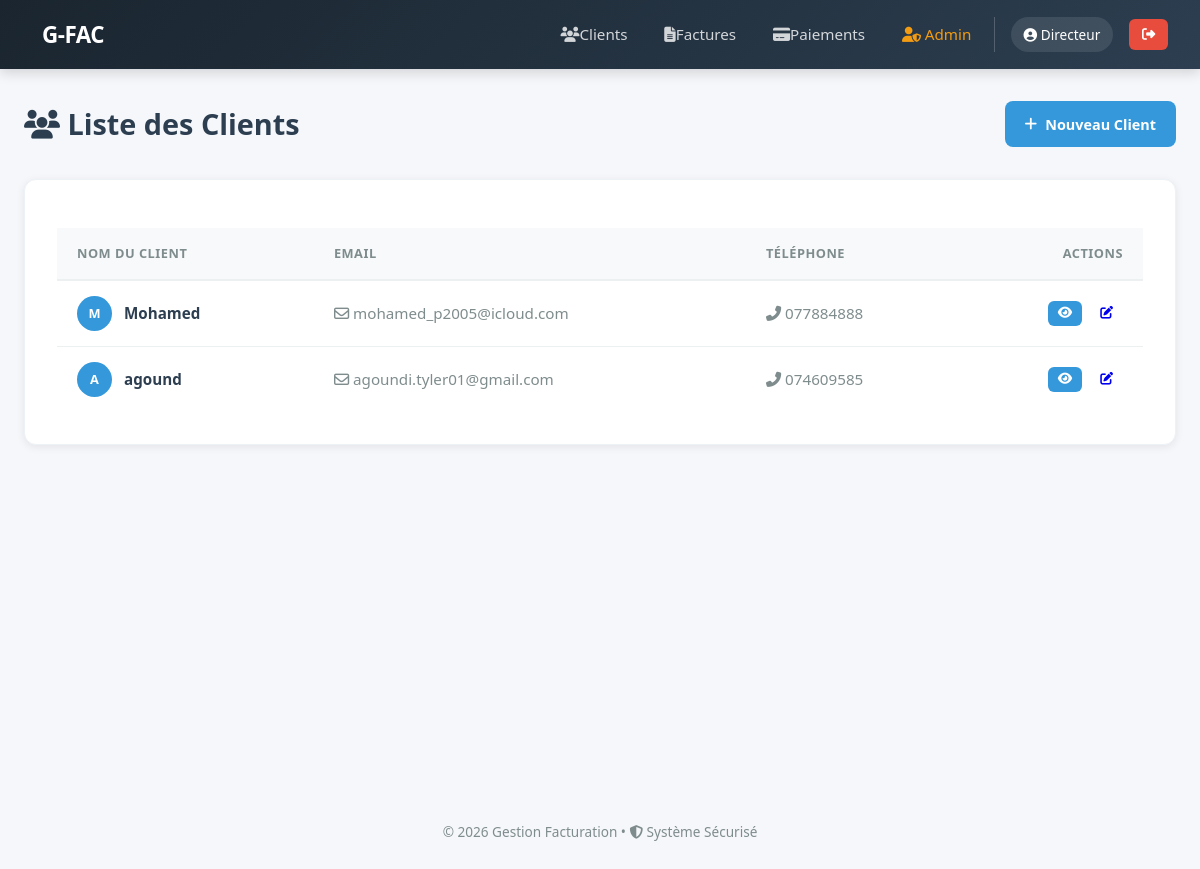
Page /clients/ (signed in) on the earlier database version.
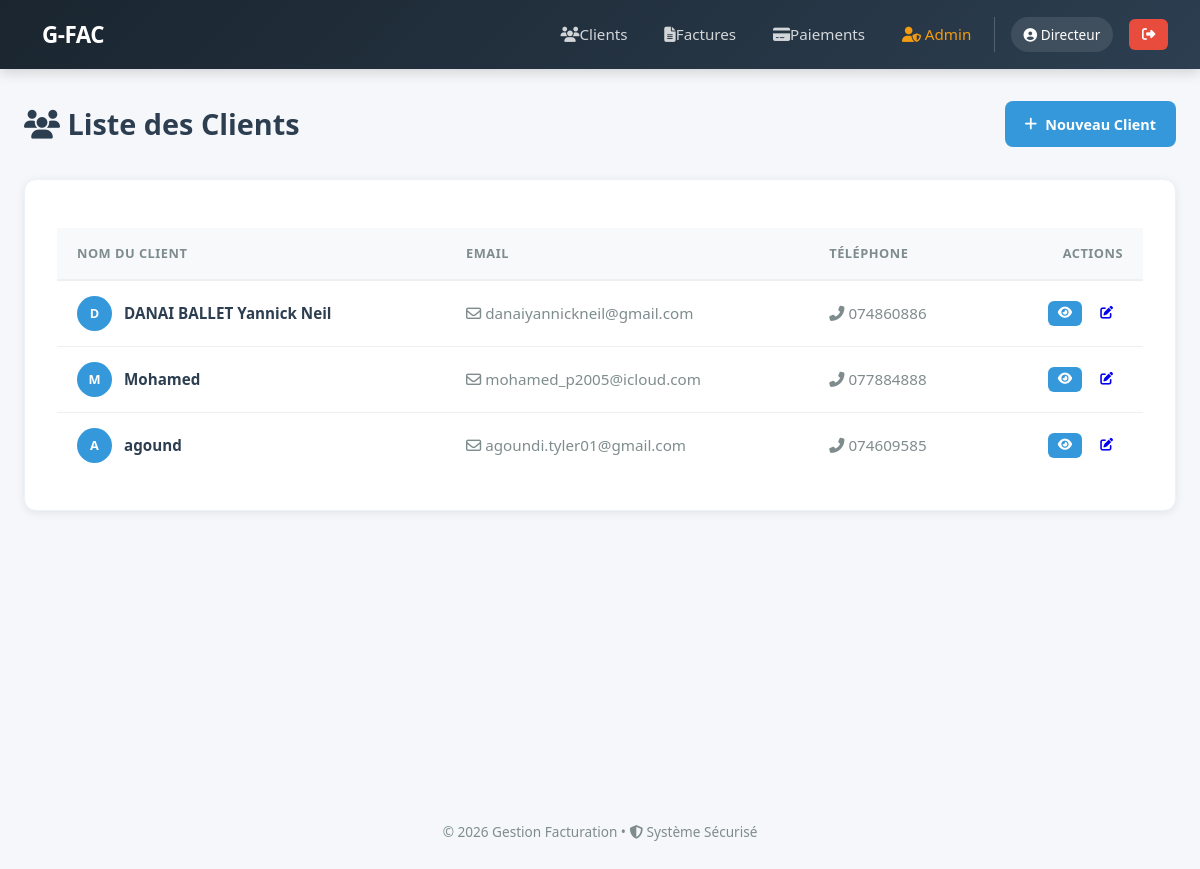
Same page on the later database version.
### clients/models.py (models this page shows, shortened)
class Client(models.Model):
    nom        = models.CharField(max_length=200)
    email      = models.EmailField(unique=True)
    telephone  = models.CharField(max_length=20, blank=True)
    adresse    = models.TextField(blank=True)
    created_at = models.DateTimeField(auto_now_add=True)
    updated_at = models.DateTimeField(auto_now=True)
    class Meta:
        ordering = ('-created_at',)

### clients/views.py (the view)
# urls.py: path('',              views.client_list,   name='client_list'),
@login_required
def client_list(request):
    clients = Client.objects.all()
    return render(request, 'clients/client_list.html', {'clients': clients})

### templates/clients/client_list.html (shortened to what this page needs)
{% extends 'base.html' %}
{% block content %}
<div class="list-header">
    <h1><i class="fas fa-users"></i> Liste des Clients</h1>
    <a href="{% url 'client_create' %}" class="btn btn-primary">
        <i class="fas fa-plus"></i> Nouveau Client
    </a>
</div>
<div class="table-container card">
    <table>
        <thead>
            <tr>
                <th>Nom du Client</th>
                <th>Email</th>
                <th>Téléphone</th>
                <th style="text-align: right;">Actions</th>
            </tr>
        </thead>
        <tbody>
            {% for client in clients %}
            <tr>
                <td>
                    <div class="client-info">
                        <div class="avatar">
                            {{ client.nom|slice:":1"|upper }}
                        </div>
                        <span style="font-weight: 600;">{{ client.nom }}</span>
                    </div>
                </td>
                <td>
                    <a href="mailto:{{ client.email }}" class="contact-link">
                        <i class="far fa-envelope"></i> {{ client.email }}
                    </a>
                </td>
                <td>
                    {% if client.telephone %}
                        <span class="contact-link"><i class="fas fa-phone-alt"></i> {{ client.telephone }}</span>
                    {% else %}
                        <span style="color: #bdc3c7; font-style: italic;">Non renseigné</span>
                    {% endif %}
                </td>
                <td>
                    <div class="action-btns">
                        <a href="{% url 'client_detail' client.pk %}" class="btn btn-primary btn-sm" title="Détails">
                            <i class="fas fa-eye"></i>
                        </a>
                        <a href="{% url 'client_edit' client.pk %}" class="btn btn-warning btn-sm" title="Modifier">
                            <i class="fas fa-edit"></i>
                        </a>
                    </div>
                </td>
            </tr>
            {% endfor %}
        </tbody>
    </table>
</div>
{% endblock %}

### templates/base.html (shortened to what this page needs)
<!DOCTYPE html>
<html lang="fr">
<head>
    <link rel="stylesheet" href="https://cdnjs.cloudflare.com/ajax/libs/font-awesome/6.4.0/css/all.min.css">
</head>
<body>
<nav class="navbar">
    <div class="brand">
         G-FAC
    </div>
    <div class="nav-links">
        {% if user.is_authenticated %}
            {% if user.profile.role != 'client' %}
                <a href="{% url 'client_list' %}"><i class="fas fa-users"></i>Clients</a>
                <a href="{% url 'facture_list' %}"><i class="fas fa-file-alt"></i>Factures</a>
                <a href="{% url 'paiement_list' %}"><i class="fas fa-credit-card"></i>Paiements</a>
            {% else %}
                <a href="{% url 'dashboard' %}"><i class="fas fa-chart-line"></i>Mon Dashboard</a>
            {% endif %}
            {% if user.profile.role == 'admin' %}
                <a href="{% url 'admin_dashboard' %}" style="color: var(--warning);"><i class="fas fa-user-shield"></i> Admin</a>
            {% endif %}
            <div class="user-group">
                <span class="user-badge">
                    <i class="fas fa-user-circle"></i> {{ user.username|capfirst }}
                </span>
                <form method="post" action="{% url 'logout' %}" style="display:inline;">
                    <button type="submit" class="btn-logout" title="Déconnexion">
                        <i class="fas fa-sign-out-alt"></i>
                    </button>
                </form>
            </div>
        {% else %}
            <a href="{% url 'login' %}" class="btn btn-primary">
                <i class="fas fa-sign-in-alt"></i> Connexion
            </a>
        {% endif %}
    </div>
</nav>
<main class="container">
    {% block content %}{% endblock %}
</main>
<footer style="text-align: center; padding: 3rem; color: var(--text-light); font-size: 0.85rem;">
    &copy; 2026 Gestion Facturation &bull; <i class="fas fa-shield-alt"></i> Système Sécurisé
</footer>
</body>
</html>

### templates/base.html (style rules this page uses)
:root { --primary-dark: #1a252f; --primary-light: #2c3e50; --accent: #3498db; --accent-hover: #2980b9; --success: #27ae60; --success-hover: #219150; --danger: #e74c3c; --danger-hover: #c0392b; --warning: #f39c12; --bg-body: #f5f7fa; --text-main: #2c3e50; --text-light: #7f8c8d; --white: #ffffff; }
* { margin: 0; padding: 0; box-sizing: border-box; }
body { font-family: 'Segoe UI', Roboto, Helvetica, Arial, sans-serif; background: var(--bg-body); color: var(--text-main); line-height: 1.6; }
.navbar { background: linear-gradient(135deg, var(--primary-dark) 0%, var(--primary-light) 100%); padding: 0.8rem 2rem; display: flex; justify-content: space-between; align-items: center; box-shadow: 0 4px 12px rgba(0,0,0,0.15); position: sticky; top: 0; z-index: 1000; }
.navbar .brand { font-size: 1.4rem; font-weight: 800; color: white; letter-spacing: -0.5px; display: flex; align-items: center; gap: 10px; }
.navbar .nav-links { display: flex; align-items: center; gap: 0.5rem; }
.navbar a { color: rgba(255,255,255,0.8); text-decoration: none; padding: 0.6rem 0.9rem; border-radius: 8px; transition: all 0.2s ease; font-weight: 500; font-size: 0.95rem; }
.user-group { display: flex; align-items: center; gap: 1rem; padding-left: 1rem; border-left: 1px solid rgba(255,255,255,0.2); }
.user-badge { color: white; background: rgba(255,255,255,0.1); padding: 0.4rem 0.8rem; border-radius: 20px; font-size: 0.85rem; }
.btn-logout { background: var(--danger); color: white; border: none; padding: 0.5rem 0.8rem; border-radius: 6px; cursor: pointer; transition: all 0.3s ease; }
.btn { display: inline-flex; align-items: center; justify-content: center; gap: 8px; padding: 0.7rem 1.25rem; border-radius: 8px; font-weight: 600; font-size: 0.9rem; text-decoration: none; cursor: pointer; transition: all 0.2s ease; border: none; }
.btn-primary { background: var(--accent); color: var(--white); }
table { width: 100%; border-collapse: collapse; margin-top: 1rem; }
th { text-align: left; padding: 12px; color: var(--text-light); font-size: 0.85rem; text-transform: uppercase; border-bottom: 2px solid #edf2f7; }
td { padding: 15px 12px; border-bottom: 1px solid #edf2f7; vertical-align: middle; }
.container { max-width: 1200px; margin: 2rem auto; padding: 0 1.5rem; min-height: 80vh; }
.card { background: var(--white); border-radius: 12px; padding: 2rem; box-shadow: 0 5px 15px rgba(0,0,0,0.05); border: 1px solid #edf2f7; }

### templates/clients/client_list.html (style rules this page uses)
.list-header { display: flex; justify-content: space-between; align-items: center; margin-bottom: 2rem; }
.list-header h1 { color: #2c3e50; font-size: 1.8rem; margin: 0; }
.table-container { background: white; border-radius: 12px; box-shadow: 0 2px 8px rgba(0,0,0,0.08); overflow: hidden; }
table { width: 100%; border-collapse: collapse; }
th { background: #f8f9fa; color: #7f8c8d; font-weight: 600; text-transform: uppercase; font-size: 0.8rem; letter-spacing: 0.5px; padding: 15px 20px; text-align: left; border-bottom: 2px solid #ecf0f1; }
td { padding: 15px 20px; vertical-align: middle; border-bottom: 1px solid #ecf0f1; color: #2c3e50; font-size: 0.95rem; }
tr:last-child td { border-bottom: none; }
.client-info { display: flex; align-items: center; gap: 12px; }
.avatar { width: 35px; height: 35px; background: #3498db; color: white; border-radius: 50%; display: flex; align-items: center; justify-content: center; font-weight: bold; font-size: 0.8rem; }
.contact-link { color: #7f8c8d; text-decoration: none; transition: color 0.2s; }
.action-btns { display: flex; gap: 8px; justify-content: flex-end; }
.btn-sm { padding: 6px 10px; font-size: 0.8rem; border-radius: 6px; }

Differences in the rows shown:
added Client: nom "D", nom "DANAI BALLET Yannick Neil", email "danaiyannickneil@gmail.com", telephone "074860886"
